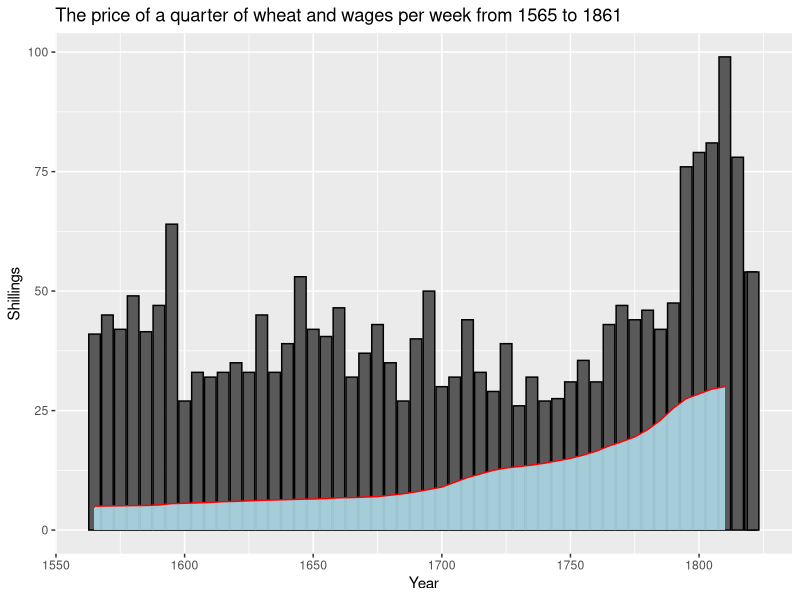
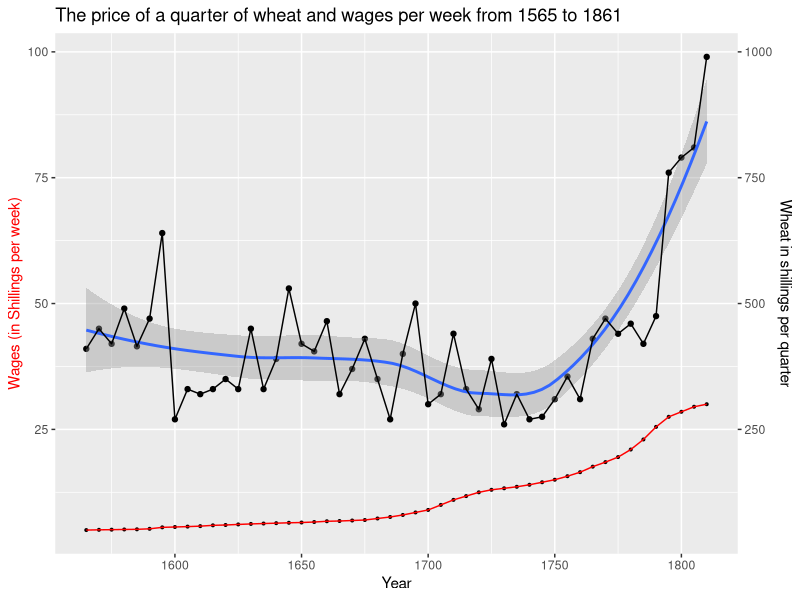
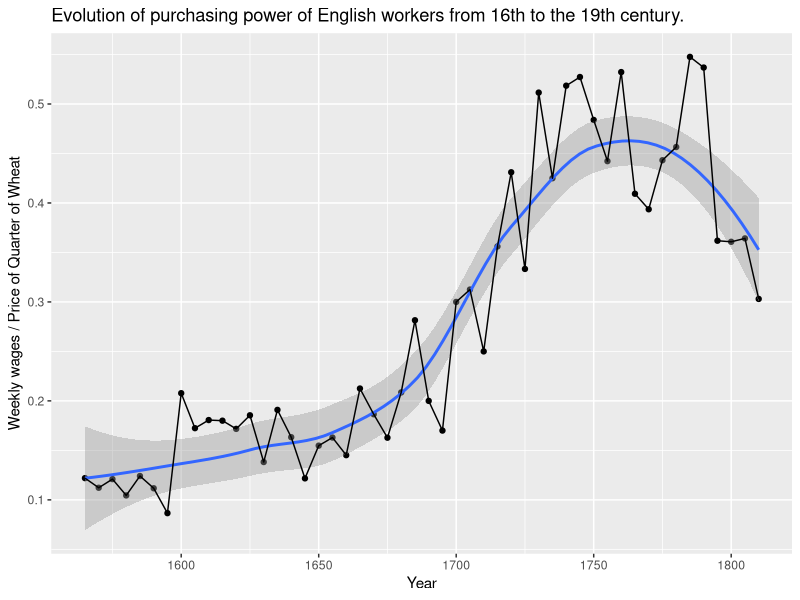
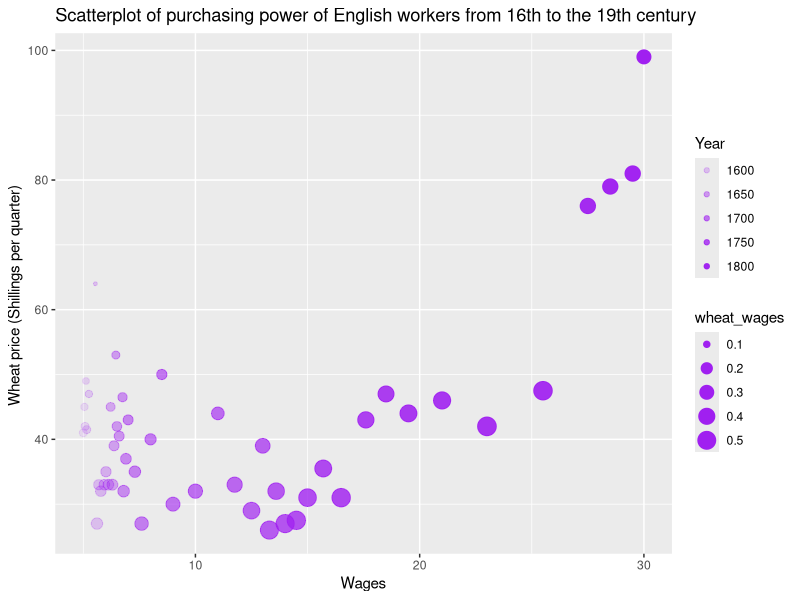

These charts were generated, in order, by the following R code:
## ---- chunk 1
knitr::opts_chunk$set(echo = TRUE)
## ---- chunk 2
library(tidyverse)
## ---- chunk 3
data = read.csv('data.csv')
data[1:5,]
## ---- chunk 4
str(data)
## ---- chunk 5
ggplot(data=data, aes(x=Year, y=Wheat)) +
  geom_bar(aes(y=Wheat), position=position_dodge(0.9), colour="black", stat="identity", width=4.5, binwidth=0) +
  geom_area(aes(y=Wages), fill = "lightblue", color='red', alpha=0.9) +
  labs(y = "Shillings", x = "Year") +
  labs(title="The price of a quarter of wheat and wages per week from 1565 to 1861")
## ---- chunk 6
data[rowSums(is.na(data)) > 0, ]
## ---- chunk 7
df <- na.omit(data)
summary(df)
## ---- chunk 8
ggplot(df) +
  aes(x = Year) + 
  geom_point(aes(y=Wheat)) + 
  geom_point(aes(y=Wages), size=0.7) +
  geom_smooth(aes(y=Wheat)) +
  geom_line(aes(y=Wheat)) + 
  geom_line(aes(y=Wages), color='red') +
  scale_y_continuous( name = "Wages (in Shillings per week)", sec.axis = sec_axis( trans=~.*10, name="Wheat in shillings per quarter")) +
  labs(title="The price of a quarter of wheat and wages per week from 1565 to 1861") +
  theme(axis.title.y.left = element_text(colour = "red")) 
## ---- chunk 9
df <- transform(df, wheat_wages = Wages / Wheat)
ggplot(df) +
  aes(x = Year) + 
  geom_point(aes(y=wheat_wages)) + 
  geom_smooth(aes(y=wheat_wages)) +
  geom_line(aes(y=wheat_wages)) +
labs(title = "Evolution of purchasing power of English workers from 16th to the 19th century.", y="Weekly wages / Price of Quarter of Wheat")
## ---- chunk 10
ggplot(df, aes(x=Wages, y=Wheat, size=wheat_wages, alpha=Year)) + 
    geom_point(color = "purple") + 
  labs(title="Scatterplot of purchasing power of English workers from 16th to the 19th century", y="Wheat price (Shillings per quarter) ", y="Wages (Shillings per week)")
